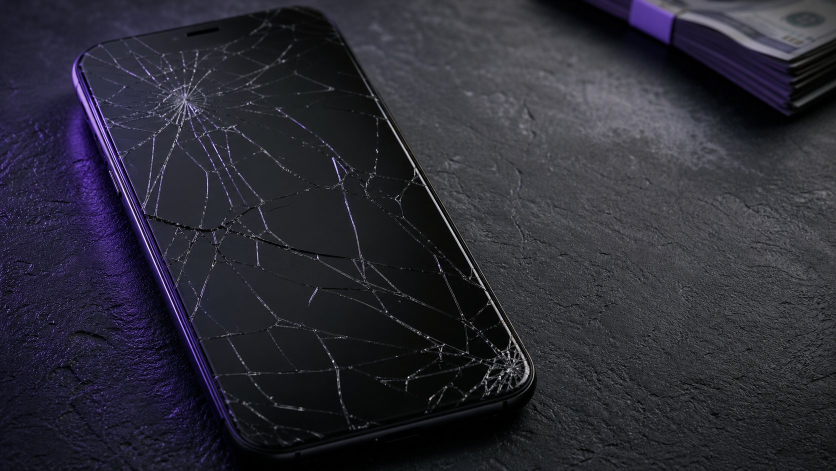
#> input picture finance/brand/idents/base_quibi.jpg, 1672 x 941 px (shown at 1/2 size)
$ python -i cover_lab.py   (imports and definitions only)
#> lines starting #> are read from the running program, lines starting #| are printed output that depends on the picture
#!/usr/bin/env python3
"""Cover lab: three designed cover concepts per Short, from REAL product media.

Why: the shipped cover used to be a frame grab of the templated hook — same
skin on every video. Covers are now designed (PLAYBOOK §8A): the brief's
treatment carries 3 concepts (<=4-word text, real-media visual, curiosity
gap); this tool renders all three at 1080x1920 so the viewer panel can judge
them cold and pick the winner (treatment.selected_cover).

  python3 tools/cover_lab.py briefs/<id>.json [--shots covers/<id>]
      render cover-{1,2,3}.jpg + sheet.jpg + concepts.json (measured report)
  python3 tools/cover_lab.py briefs/<id>.json --apply
      write cover-selected.jpg + selection.json from treatment.selected_cover
      (the pipeline then pins it into renders/<id>/cover.jpg and the queue)

Effectiveness rules this tool enforces, not just reports:
  * each concept uses a DIFFERENT real capture image when the pack has enough,
  * each concept has a different layout id (bleed / window / split + archetype
    type treatment), so three concepts are never one design three times,
  * text contrast is measured against the pixels behind it (WCAG >= 4.5),
  * the selected concept is the one artifact the pipeline ships as cover.jpg.
"""
import argparse
import hashlib
import json
from pathlib import Path

ROOT = Path(__file__).resolve().parents[1]
W, H = 1080, 1920
FONT = ROOT / "templates" / "_base" / "fonts" / "Anton.ttf"
ACCENTS = {"demo-first": (74, 222, 128), "duel": (255, 106, 61),
           "myth-bust": (192, 132, 252), "quest": (251, 191, 36),
           "warning": (255, 93, 71), "workflow": (45, 212, 191),
           "spotlight": (255, 214, 10)}
# Archetype typography: the cover must look like the format, not like the template.
TYPE = {"quest": {"case": "upper", "tracking": 0}, "myth-bust": {"case": "upper", "tracking": -0.02},
        "demo-first": {"case": "upper", "tracking": 0.01}, "workflow": {"case": "upper", "tracking": 0.02},
        "warning": {"case": "upper", "tracking": 0.0}, "duel": {"case": "upper", "tracking": 0.03},
        "spotlight": {"case": "upper", "tracking": 0.0}}
LAYOUTS = ("bleed", "window", "split")


# [59 lines left out: functions cover_crop, contain, fit_text, draw_text_block, luminance, not called in this run]


def contrast(a, b):
    la, lb = sorted((luminance(a), luminance(b)), reverse=True)
    return (la + 0.05) / (lb + 0.05)


# [8 lines left out: function block_background, not called in this run]


def is_blank(path, min_std=4.0, min_ink=0.001, min_edge=0.006):
    """Near-empty frames are never cover material (batch 2026-10-20: a 'generating' still
    whose preview pane was pure white passed contrast and layout checks).

    Note: this is a floor, not a taste test - a mostly-white UI (10.7 stddev) still
    passes, so the report carries luma_std for the panel to judge."""
#> called with min_std = 4, min_ink = 0.001, min_edge = 0.006
    from PIL import Image, ImageStat
    try:
        with Image.open(path) as im:
#> im is the input picture: PIL image 1672x941 RGB; mean R, G, B 43.7, 43.1, 53.2
            g = im.convert("L")
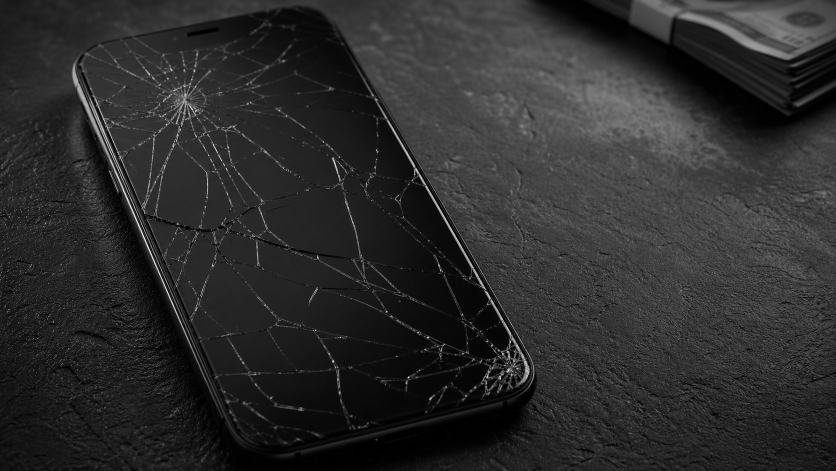
#> g: PIL image 1672x941 L (shown at 1/2 size); min 0, max 255, mean 44.4
            if g.width > 640:
                g = g.resize((640, max(1, round(g.height * 640 / g.width))))
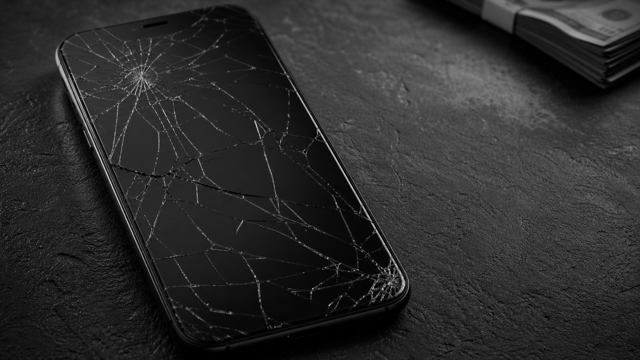
#> g: PIL image 640x360 L; min 0, max 211, mean 44.4
            std = ImageStat.Stat(g).stddev[0]
#> std = 26.1
            hist = g.histogram()
#> hist = 256 values, max 4560 at index 37, min 0 at index 208, mean 900
            dark = sum(hist[:200])
#> dark = 230384
            ink = dark / max(1, sum(hist))
#> ink = 1
            small = g.resize((160, max(1, round(160 * g.height / g.width))))
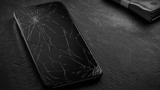
#> small: PIL image 160x90 L; min 0, max 151, mean 44.4
            data = small.get_flattened_data() if hasattr(small, "get_flattened_data") else small.getdata()
            px, w = list(data), small.width
#> px = 14400 values, max 151 at index 1423, min 0 at index 434, mean 44.37; w = 160
            edges = sum(1 for y in range(small.height) for x in range(1, w)
                        if abs(px[y * w + x] - px[y * w + x - 1]) > 12)
#> edges = 1261
            edge = edges / max(1, small.width * small.height)
#> edge = 0.0876
    except Exception:
        return True
    # blank = flat AND empty-of-structure: a mostly-white UI has edges, a white pane does not
    return edge < min_edge or (std < min_std and ink < min_ink)


# OWNER RULE (2026-10-30): repos with no video use their own still images (no filming). These five briefs are
# allowed still-image proof (BL128/BL110) and still-image media coverage (production gate); cover concepts may share
# the pack's images when the pack is thin.
NO_VIDEO_STILL_ALLOWED = {"repo-deeptutor-01", "repo-impeccable-01", "repo-edge0-01", "repo-cleanyourtv-01"}
ALLOW_SHARED_COVER_SOURCES = False  # set in main() for NO_VIDEO_STILL_ALLOWED briefs

# [199 lines left out: functions pick_images, make_concepts, audit, apply, main, not called in this run]


# [2 lines not run here, left out]

>>> result = is_blank('../../finance/brand/idents/base_quibi.jpg')
#> result = False
